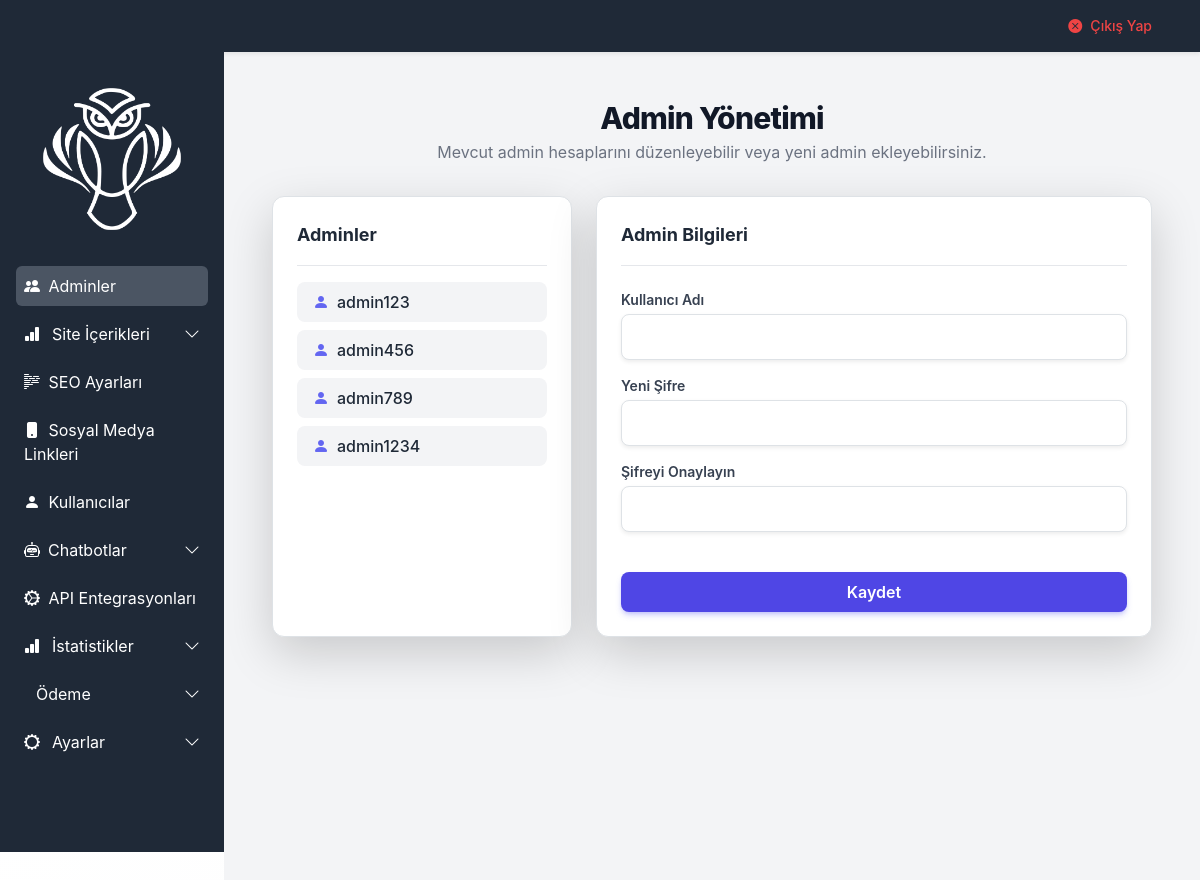
Screenshot of /admin/adminler (signed in) with the database file from the repository.
### tables this page shows
CREATE TABLE `adminler` (
  `id` int(11) NOT NULL AUTO_INCREMENT,
  `kullanici_adi` varchar(20) NOT NULL,
  `sifre` varchar(64) NOT NULL,
  PRIMARY KEY (`id`)
);

### functions/db.php (called while the page is built, shortened)
<?php
class Database {
    private static $instance = null;
    private $conn;
    private $driver = 'mysql';
    private $host_dev = 'localhost:3306';
    private $username_dev = 'root';
    private $password_dev = '12345678';
    private $database_dev = 'lumanoris';
    private $host_prod = 'localhost:3306';
    private $username_prod = 'lumansmu_admin';
    private $password_prod = '9owwT70r=~_R;A?f';
    private $database_prod = 'lumansmu_database';
    private function __construct() {
        $serverName = $_SERVER['SERVER_NAME'] ?? 'localhost';
        $isLocal = in_array($serverName, ['localhost', '127.0.0.1', '::1'], true)
               || str_contains($serverName, '.local')
               || str_contains($serverName, '.test');
        $this->host     = $isLocal ? $this->host_dev     : $this->host_prod;
        $this->username = $isLocal ? $this->username_dev : $this->username_prod;
        $this->password = $isLocal ? $this->password_dev : $this->password_prod;
        $this->database = $isLocal ? $this->database_dev : $this->database_prod;
        $host_parts = explode(':', $this->host);
        $host_name = $host_parts[0];
        $port = isset($host_parts[1]) ? (int)$host_parts[1] : 3306;
        $dsn = "$this->driver:host=$host_name;dbname=$this->database;charset=utf8mb4;port=$port";
        $options = [
            PDO::ATTR_ERRMODE            => PDO::ERRMODE_EXCEPTION,
            PDO::ATTR_DEFAULT_FETCH_MODE => PDO::FETCH_ASSOC,
            PDO::ATTR_EMULATE_PREPARES   => false,
        ];
        try {
            $this->conn = new PDO($dsn, $this->username, $this->password, $options);
        } catch (PDOException $e) {
            throw new Exception('Veritabanı bağlantısı başarısız: ' . $e->getMessage());
        }
    }
    private function loadEnvOverrides(): void {
        $env = [];
        $envFiles = [
            __DIR__ . '/../.env',
            __DIR__ . '/../admin/.env',
        ];
        $get = function (string ...$keys) use ($env) {
            foreach ($keys as $key) {
                $value = $_ENV[$key] ?? $_SERVER[$key] ?? getenv($key);
                if ($value !== false && $value !== null && $value !== '') {
                    return $value;
                }
                if (isset($env[$key]) && $env[$key] !== '') {
                    return $env[$key];
                }
            }
            return null;
        };
        $this->host_dev = $get('DB_HOST_DEV', 'MYSQL_HOST_DEV') ?? $this->host_dev;
        $this->username_dev = $get('DB_USERNAME_DEV', 'DB_USER_DEV', 'MYSQL_USER_DEV') ?? $this->username_dev;
        $this->password_dev = $get('DB_PASSWORD_DEV', 'DB_PASS_DEV', 'MYSQL_PASSWORD_DEV') ?? $this->password_dev;
        $this->database_dev = $get('DB_DATABASE_DEV', 'DB_NAME_DEV', 'MYSQL_DATABASE_DEV') ?? $this->database_dev;
        $this->host_prod = $get('DB_HOST_PROD', 'DB_HOST', 'MYSQL_HOST') ?? $this->host_prod;
        $this->username_prod = $get('DB_USERNAME_PROD', 'DB_USERNAME', 'DB_USER', 'MYSQL_USER') ?? $this->username_prod;
        $this->password_prod = $get('DB_PASSWORD_PROD', 'DB_PASSWORD', 'DB_PASS', 'MYSQL_PASSWORD') ?? $this->password_prod;
        $this->database_prod = $get('DB_DATABASE_PROD', 'DB_DATABASE', 'DB_NAME', 'MYSQL_DATABASE') ?? $this->database_prod;
    }
    public static function getInstance() {
        if (self::$instance === null) {
            self::$instance = new Database();
        }
        return self::$instance;
    }
    private function executePreparedStatement($query, $params = []) {
        $stmt = $this->conn->prepare($query);
        if (!empty($params)) {
            foreach ($params as $index => $param) {
                $type = PDO::PARAM_STR;
                $stmt->bindValue(($index + 1), $param, $type);
            }
        }
        $stmt->execute();
        return $stmt;
    }
    public function selectMulti($queryBody, $params = [])
    {
        $query = "SELECT " . $queryBody;
        $stmt = $this->executePreparedStatement($query, $params);
        return $stmt->fetchAll();
    }
}
?>

### admin/adminler.php (the view, shortened to what this page needs)
<?php
$adminler = $database->selectMulti("id, kullanici_adi FROM adminler");
?>
<main class="p-6 max-w-screen-xl mx-auto">
  <section class="text-center mb-8">
    <h2 class="text-3xl font-extrabold text-gray-900 tracking-tight">Admin Yönetimi</h2>
    <p class="text-gray-500 mt-1">Mevcut admin hesaplarını düzenleyebilir veya yeni admin ekleyebilirsiniz.</p>
  </section>
  <div class="grid grid-cols-1 lg:grid-cols-[300px_auto] gap-6">
    <aside class="bg-white rounded-xl shadow-lg border border-gray-100 p-4">
      <h3 class="text-lg font-bold text-gray-800 border-b pb-3 mb-3">Adminler</h3>
      <ul id="adminUl" class="space-y-2 max-h-[500px] overflow-auto">
        <?php foreach($adminler as $admin): ?>
          <li class="flex items-center bg-gray-100 hover:bg-indigo-50/70 text-gray-800 px-3 py-2 rounded-lg cursor-pointer transition duration-150" data-id="<?= $admin['id'] ?>">
            <i class="bi bi-person-fill text-indigo-500 mr-2"></i>
            <span class="font-medium"><?= htmlspecialchars($admin['kullanici_adi']) ?></span>
          </li>
        <?php endforeach; ?>
      </ul>
    </aside>
    <section class="bg-white rounded-xl shadow-lg border border-gray-100 p-6">
      <h3 class="text-lg font-bold text-gray-800 border-b pb-3 mb-4">Admin Bilgileri</h3>
      <form id="adminForm" class="space-y-4">
        <div>
          <label for="kullanici_adi" class="block font-semibold text-sm text-gray-700 mb-1">Kullanıcı Adı</label>
          <input type="text" id="kullanici_adi" name="kullanici_adi"
                 class="w-full border border-gray-300 rounded-lg px-3 py-2.5 bg-white focus:outline-none focus:ring-2 focus:ring-indigo-500 focus:border-indigo-500 transition shadow-sm">
        </div>
        <div>
          <label for="sifre" class="block font-semibold text-sm text-gray-700 mb-1">Yeni Şifre</label>
          <input type="password" id="sifre" name="sifre"
                 class="w-full border border-gray-300 rounded-lg px-3 py-2.5 bg-white focus:outline-none focus:ring-2 focus:ring-indigo-500 focus:border-indigo-500 transition shadow-sm">
        </div>
        <div>
          <label for="sifre2" class="block font-semibold text-sm text-gray-700 mb-1">Şifreyi Onaylayın</label>
          <input type="password" id="sifre2" name="sifre2"
                 class="w-full border border-gray-300 rounded-lg px-3 py-2.5 bg-white focus:outline-none focus:ring-2 focus:ring-indigo-500 focus:border-indigo-500 transition shadow-sm">
        </div>
        <div class="flex justify-between gap-2 pt-4">
          <button type="submit" id="saveOrUpdate"
                  class="flex-1 bg-indigo-600 text-white font-semibold px-4 py-2 rounded-lg hover:bg-indigo-700 active:bg-indigo-800 active:scale-95 transition duration-150 shadow-md shadow-indigo-500/30">Kaydet</button>
        </div>
      </form>
    </section>
  </div>
</main>

### admin/assets/css/admin.css (style rules this page uses)
html, body { font-family: 'Inter' !important; scroll-behavior: smooth; }

### rows the page displays
adminler: kullanici_adi "admin123"
adminler: kullanici_adi "admin456"
adminler: kullanici_adi "admin789"
adminler: kullanici_adi "admin1234"
